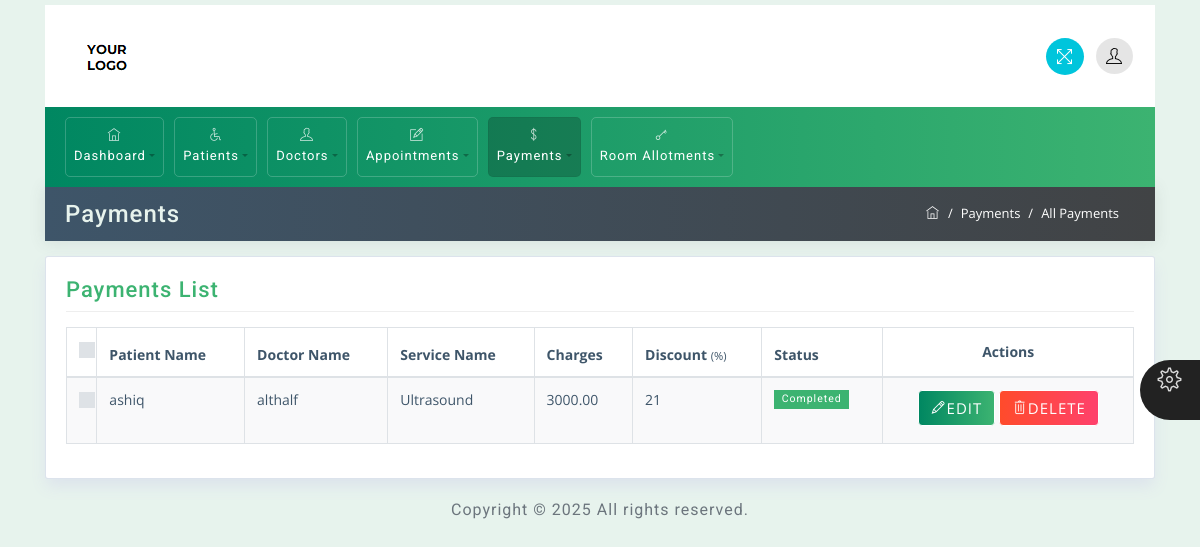
The app's page /all-payments/ (signed in) with its own data.
### app/models.py (models this page shows, shortened)
class Payment(models.Model):
    patient = models.ForeignKey(Patient, on_delete=models.CASCADE)
    department = models.CharField(max_length=100)
    doctor = models.ForeignKey(Doctor, on_delete=models.CASCADE)
    admission_date = models.DateField()
    discharge_date = models.DateField()
    services = models.ManyToManyField(Service)
    discount = models.PositiveIntegerField()  # Discount percentage
    paid = models.DecimalField(max_digits=10, decimal_places=2)
    payment_type = models.CharField(max_length=50, choices=[('Check', 'Check'), ('Card', 'Card'),('Cash', 'Cash')])
    card_check_number = models.CharField(max_length=50, blank=True, null=True)  # Optional

class Patient(models.Model):
    name = models.CharField(max_length=100)
    date_of_birth = models.DateField()
    age = models.PositiveIntegerField()
    phone = models.CharField(max_length=15)
    email = models.EmailField()
    gender = models.CharField(max_length=10, choices=[('Male', 'Male'), ('Female', 'Female')])
    address = models.TextField()
    file = models.FileField(upload_to='patients/')

class Doctor(models.Model):
    AVAILABILITY_CHOICES = [
        ('Available', 'Available'),
        ('Not Available', 'Not Available'),
    ]
    name = models.CharField(max_length=100)
    date_of_birth = models.DateField()
    specialization = models.CharField(max_length=100)
    experience = models.PositiveIntegerField()  # Years of experience
    age = models.PositiveIntegerField()
    phone = models.CharField(max_length=15)
    email = models.EmailField()
    gender = models.CharField(max_length=10, choices=[('Male', 'Male'), ('Female', 'Female')])
    address = models.TextField()
    file = models.FileField(upload_to='doctors/')
    availability = models.CharField(max_length=20, choices=AVAILABILITY_CHOICES, default='Available')

class Service(models.Model):
    name = models.CharField(max_length=100)
    cost_of_treatment = models.DecimalField(max_digits=10, decimal_places=2)
    def __str__(self):
        return self.name

### app/views.py (the view)
# urls.py: path('all-payments/', views.all_payments, name='all-payments'),
@login_required
def all_payments(request):
    patients = Patient.objects.all()
    services = Service.objects.all()
    payments = Payment.objects.all()
    departments = Appointment.DEPARTMENTS
    doctors = Doctor.objects.all()
    doctor_list = list(doctors.values('id', 'name'))  # Include only necessary fields
    return render(request, 'payments.html', {'patients':patients,'active_page': 'payments','payments': payments,'services':services,'departments':departments,'doctor_list':doctor_list})

### app/templates/payments.html (shortened to what this page needs)
<html>
	{% load static %}
<head>
	<link rel="stylesheet" href="{% static 'css/bootstrap.min.css' %}">
	<link rel="stylesheet" href="{% static 'css/themify-icons.css' %}">
	<link rel="stylesheet" href="{% static 'css/animate.css' %}">
	<link rel="stylesheet" href="{% static 'css/styles.css' %}">
	<link rel="stylesheet" href="{% static 'css/green.css' %}" id="style_theme">
	<link rel="stylesheet" href="{% static 'css/responsive.css' %}">
	<link rel="stylesheet" href="{% static 'charts/css/morris.css' %}">
	<link rel="stylesheet" href="{% static 'css/jquery-jvectormap.css' %}">
	<link rel="stylesheet" href="https://code.jquery.com/ui/1.12.1/themes/smoothness/jquery-ui.css">
</head>
<body>
	<div class="theme-settings" id="switcher">
		<span class="theme-click">
			<span class="ti-settings"></span>
		</span>
	</div>
	<div class="wrapper">
		<div id="content">
			<div class="container top-brand">
				<nav class="navbar navbar-default">
					<div class="navbar-header">
						<div class="sidebar-header"> <a href="{%url 'index'%}"><img src="{% static 'images/logo-dark.png' %}" class="logo" alt="logo"></a>
						</div>
					</div>
					<ul class="nav justify-content-end">
						<li class="nav-item">
							<a class="nav-link">
								<span title="Fullscreen" class="ti-fullscreen fullscreen"></span>
							</a>
						</li>
						<li class="nav-item">
							<a class="nav-link dropdown-toggle" data-toggle="dropdown" href="#" role="button" aria-haspopup="true"
							 aria-expanded="false">
								<span class="ti-user"></span>
							</a>
						</li>
					</ul>
				</nav>
			</div>
				<div class="container menu-nav">
					{% include 'nav.html' %}
				</div>
				<div class="container mt-0">
					<div class="row breadcrumb-bar">
						<div class="col-md-6">
							<h3 class="block-title">Payments</h3>
						</div>
						<div class="col-md-6">
							<ol class="breadcrumb">
								<li class="breadcrumb-item">
									<a href="{%url 'index'%}">
										<span class="ti-home"></span>
									</a>
								</li>
								<li class="breadcrumb-item">Payments</li>
								<li class="breadcrumb-item active">All Payments</li>
							</ol>
						</div>
					</div>
				</div>
			<div class="container">
				<div class="row">
					<div class="col-md-12">
						<div class="widget-area-2 proclinic-box-shadow">
							<h3 class="widget-title">Payments List</h3>
							<div class="table-responsive mb-3">
								<table id="tableId" class="table table-bordered table-striped">
									<thead>
										<tr>
											<th class="no-sort">
												<div class="custom-control custom-checkbox">
												</div>
											</th>
											<th>Patient Name</th>
											<th>Doctor Name</th>
											<th>Service Name</th>
											<th>Charges</th>
											<th>Discount <small>(%)</small></th>
											<th>Status</th>
											<th class="text-center align-middle">Actions</th>
										</tr>
									</thead>
                                    <tbody>
										{% for payment in payments %}
										<tr>
											<td>
												<div class="custom-control custom-checkbox">
												</div>
											</td>
											<td>{{ payment.patient.name }}</td>
											<td>{{ payment.doctor.name }}</td>
											<td> {% for service in payment.services.all %}{{ service }}<br/>{% endfor %} </td>
											<td>{{ payment.paid }}</td>
											<td>{{ payment.discount }}</td>
											<td>
												<span class="badge badge-success">Completed</span>
											</td>
											<td class="text-center align-middle">
												<button class="btn btn-primary edit-btn" data-id="{{ payment.id }}">
													<span class="ti-pencil"></span>EDIT
												</button>
												<button class="btn btn-danger delete-btn" data-id="{{ payment.id }}">
													<span class="ti-trash"></span>DELETE
												</button>
											</td>
										</tr>
										{% endfor %}
									</tbody>
                                </table>
						</div>
						</div>
					</div>
				</div>
			</div>
			<div class="container">
				<div class="d-sm-flex justify-content-center">
<span class="text-muted text-center d-block d-sm-inline-block">Copyright © 2025  All rights reserved.</span>
				</div>
			</div>
		</div>
	</div>
</body>
</html>

### app/static/app/css/styles.css (style rules this page uses)
body { font-family: 'Open Sans', sans-serif; background-color: #E7F3ED; color: #3e5569; }
h1, h2, h3, h4, h5, h6, span, .menu-nav { font-family: 'Roboto', sans-serif; letter-spacing: 1px; }
a, a:hover, a:focus { color: inherit; text-decoration: none; transition: all 0.3s; }
.navbar { padding: 10px 15px; background: #fff; border: none; border-radius: 0; }
.breadcrumb { border-radius: 0; margin-bottom: 0; float: right; border-radius: 20px; background-color: transparent; }
.breadcrumb-bar { background: #3e5569; background: -webkit-linear-gradient(to left, #414345, #3e5569); background: linear-gradient(to left, #414345, #3e5569); margin-left: 0px !important; margin-right: 0px !important; padding: 5px 20px; -webkit-box-shadow: 0px 1px 15px 1px rgba(69,65,78,0.1); box-shadow: 0px 1px 15px 1px rgba(69,65,78,0.1); color: #fff; border: 0px solid; }
.breadcrumb-item { color: #ffffff; font-size: 13px; }
.breadcrumb-item.active { color: #ffffff; font-size: 13px; }
.breadcrumb-item+.breadcrumb-item::before { color: #ffffff; }
.breadcrumb-bar div[class*="col-"] { padding-right: 0px; padding-left: 0px; }
.badge { padding: .4em .7em; border-radius: 0; font-weight: 400; }
.table td, .table th { padding: .75rem; }
#content { padding-top: 5px; padding-bottom: 15px; transition: all 0.3s; width: 100%; }
.text-muted { color: #6c757d!important; padding-top: 20px; }
.proclinic-box-shadow { border-radius: 0; border: 0; -webkit-box-shadow: 0 0 0 1px #dce3ec, 0 8px 16px 0 #dce3ec; box-shadow: 0 0 0 1px #dce3ec, 0 8px 16px 0 #dce3ec; background: #fff; margin-top: 20px; }
div[class*="col-"] { padding-right: 6px; padding-left: 6px; }
.badge-success, .bg-success { background-color: #3CB371 !important; }
.table-striped tbody tr:nth-of-type(odd) { background-color: rgba(61,79,90,.03); }
.table .custom-control.custom-checkbox { padding-left: 0; }
table.table tbody td, table.table thead th { font-size: 14px; }
#switcher { position: fixed; bottom: 45%; right: -130px; width: 130px; background-color: #404040; color: #ffffff; z-index: 9999; font-size: 15px; padding-bottom: 20px; -webkit-transition: all 0.6s ease; transition: all 0.6s ease; height: 80px; }
#switcher .theme-click { display: block; position: absolute; padding: 8px; width: 60px; height: 60px; line-height: 48px; color: #ffffff; font-size: 24px; background-color: #222; text-align: center; left: -60px; top: 0; cursor: pointer; z-index: 2; border-radius: 30px 0 0 30px; }
#switcher .theme-click .ti-settings { color: #ddd; }
.navbar-default .dropdown-toggle::after { display: none; }
.navbar-default .ti-announcement, .navbar-default .ti-user, .navbar-default .ti-search { padding: 10px; border-radius: 50%; color: #000; }
.navbar-default .ti-user, .navbar-default .ti-announcement, .navbar-default .ti-search { background: rgba(0,0,0,.1); }
.top-brand .nav-link { padding: 6px; cursor: pointer; }
.navbar .nav .nav-item:last-child .nav-link { padding-right: 7px; }
.fullscreen { padding: 10px; font-size: 17px; cursor: pointer; background: #00c5dc; color: #fff; border-radius: 50%; margin-left: 10px; }
h3.block-title { background: transparent; margin: 4px auto; color: #E7F3ED; }
.widget-area-2 { background: #fff; margin-top: 1rem; padding: 20px; padding-bottom: 2px; border-radius: 2px; }
.widget-title { font-size: 22px; padding-bottom: .5rem; margin-bottom: 15px; border-bottom: 1px solid #eeeeee; }
.btn { margin-bottom: 5px; font-size: 15px; letter-spacing: 1px; }
.btn-danger { background: #FF416C; background: -webkit-linear-gradient(to right, #FF4B2B, #FF416C); background: linear-gradient(to right, #FF4B2B, #FF416C); border-color: #fff; }
.block-title { -ms-flex: 1 1 auto; flex: 1 1 auto; min-height: 1.75rem; font-size: 1.5rem; line-height: 1.5; }

### app/static/app/css/green.css (style rules this page uses)
.btn-primary { background: #3CB371; background: -webkit-linear-gradient(to right, #008761, #3CB371); background: linear-gradient(to right, #008761, #3CB371); border-color: #ffffff; }
.widget-title { color: #3CB371; }

### app/static/app/css/responsive.css (style rules this page uses)
@media (min-width: 992px) { .row { margin-right: -5px; margin-left: -5px; } }

### records on screen
Payment: patient.name "ashiq", doctor.name "althalf", paid "3000.00", discount "21"
Service: name "Ultrasound"
